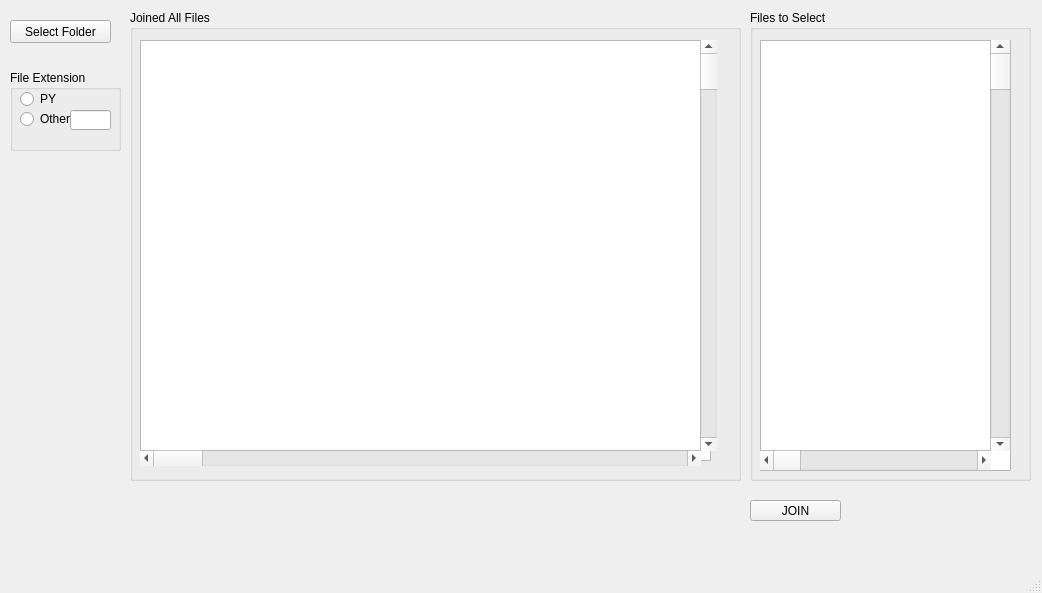
<?xml version="1.0" encoding="UTF-8"?>
<ui version="4.0">
 <class>MainWindow</class>
 <widget class="QMainWindow" name="MainWindow">
  <property name="geometry">
   <rect>
    <x>0</x>
    <y>0</y>
    <width>1042</width>
    <height>593</height>
   </rect>
  </property>
  <property name="windowTitle">
   <string>MainWindow</string>
  </property>
  <widget class="QWidget" name="centralwidget">
   <widget class="QGroupBox" name="groupBox">
    <property name="geometry">
     <rect>
      <x>10</x>
      <y>70</y>
      <width>111</width>
      <height>81</height>
     </rect>
    </property>
    <property name="title">
     <string>File Extension</string>
    </property>
    <widget class="QRadioButton" name="radioButton">
     <property name="geometry">
      <rect>
       <x>10</x>
       <y>20</y>
       <width>82</width>
       <height>18</height>
      </rect>
     </property>
     <property name="text">
      <string>PY</string>
     </property>
    </widget>
    <widget class="QRadioButton" name="radioButton_2">
     <property name="geometry">
      <rect>
       <x>10</x>
       <y>40</y>
       <width>82</width>
       <height>18</height>
      </rect>
     </property>
     <property name="text">
      <string>Other</string>
     </property>
    </widget>
    <widget class="QLineEdit" name="lineEdit">
     <property name="geometry">
      <rect>
       <x>60</x>
       <y>40</y>
       <width>41</width>
       <height>20</height>
      </rect>
     </property>
    </widget>
   </widget>
   <widget class="QGroupBox" name="groupBox_2">
    <property name="geometry">
     <rect>
      <x>130</x>
      <y>10</y>
      <width>611</width>
      <height>471</height>
     </rect>
    </property>
    <property name="title">
     <string>Joined All Files</string>
    </property>
    <widget class="QTextEdit" name="textEdit">
     <property name="geometry">
      <rect>
       <x>10</x>
       <y>30</y>
       <width>571</width>
       <height>421</height>
      </rect>
     </property>
    </widget>
    <widget class="QScrollBar" name="horizontalScrollBar">
     <property name="geometry">
      <rect>
       <x>10</x>
       <y>440</y>
       <width>561</width>
       <height>16</height>
      </rect>
     </property>
     <property name="orientation">
      <enum>Qt::Horizontal</enum>
     </property>
    </widget>
    <widget class="QScrollBar" name="verticalScrollBar">
     <property name="geometry">
      <rect>
       <x>570</x>
       <y>30</y>
       <width>17</width>
       <height>411</height>
      </rect>
     </property>
     <property name="minimumSize">
      <size>
       <width>16</width>
       <height>411</height>
      </size>
     </property>
     <property name="orientation">
      <enum>Qt::Vertical</enum>
     </property>
    </widget>
   </widget>
   <widget class="QGroupBox" name="groupBox_3">
    <property name="geometry">
     <rect>
      <x>750</x>
      <y>10</y>
      <width>281</width>
      <height>471</height>
     </rect>
    </property>
    <property name="title">
     <string>Files to Select</string>
    </property>
    <widget class="QScrollBar" name="verticalScrollBar_2">
     <property name="geometry">
      <rect>
       <x>310</x>
       <y>10</y>
       <width>16</width>
       <height>501</height>
      </rect>
     </property>
     <property name="orientation">
      <enum>Qt::Vertical</enum>
     </property>
    </widget>
    <widget class="QListWidget" name="listWidget">
     <property name="geometry">
      <rect>
       <x>10</x>
       <y>30</y>
       <width>251</width>
       <height>431</height>
      </rect>
     </property>
    </widget>
    <widget class="QScrollBar" name="horizontalScrollBar_2">
     <property name="geometry">
      <rect>
       <x>10</x>
       <y>440</y>
       <width>231</width>
       <height>20</height>
      </rect>
     </property>
     <property name="orientation">
      <enum>Qt::Horizontal</enum>
     </property>
    </widget>
    <widget class="QScrollBar" name="verticalScrollBar_3">
     <property name="geometry">
      <rect>
       <x>240</x>
       <y>30</y>
       <width>20</width>
       <height>411</height>
      </rect>
     </property>
     <property name="orientation">
      <enum>Qt::Vertical</enum>
     </property>
    </widget>
   </widget>
   <widget class="QPushButton" name="pushButton">
    <property name="geometry">
     <rect>
      <x>10</x>
      <y>20</y>
      <width>101</width>
      <height>23</height>
     </rect>
    </property>
    <property name="text">
     <string>Select Folder</string>
    </property>
   </widget>
   <widget class="QPushButton" name="pushButton_2">
    <property name="geometry">
     <rect>
      <x>750</x>
      <y>500</y>
      <width>91</width>
      <height>21</height>
     </rect>
    </property>
    <property name="text">
     <string>JOIN</string>
    </property>
   </widget>
  </widget>
  <widget class="QMenuBar" name="menubar">
   <property name="geometry">
    <rect>
     <x>0</x>
     <y>0</y>
     <width>1042</width>
     <height>20</height>
    </rect>
   </property>
  </widget>
  <widget class="QStatusBar" name="statusBar"/>
 </widget>
 <resources/>
 <connections/>
</ui>
